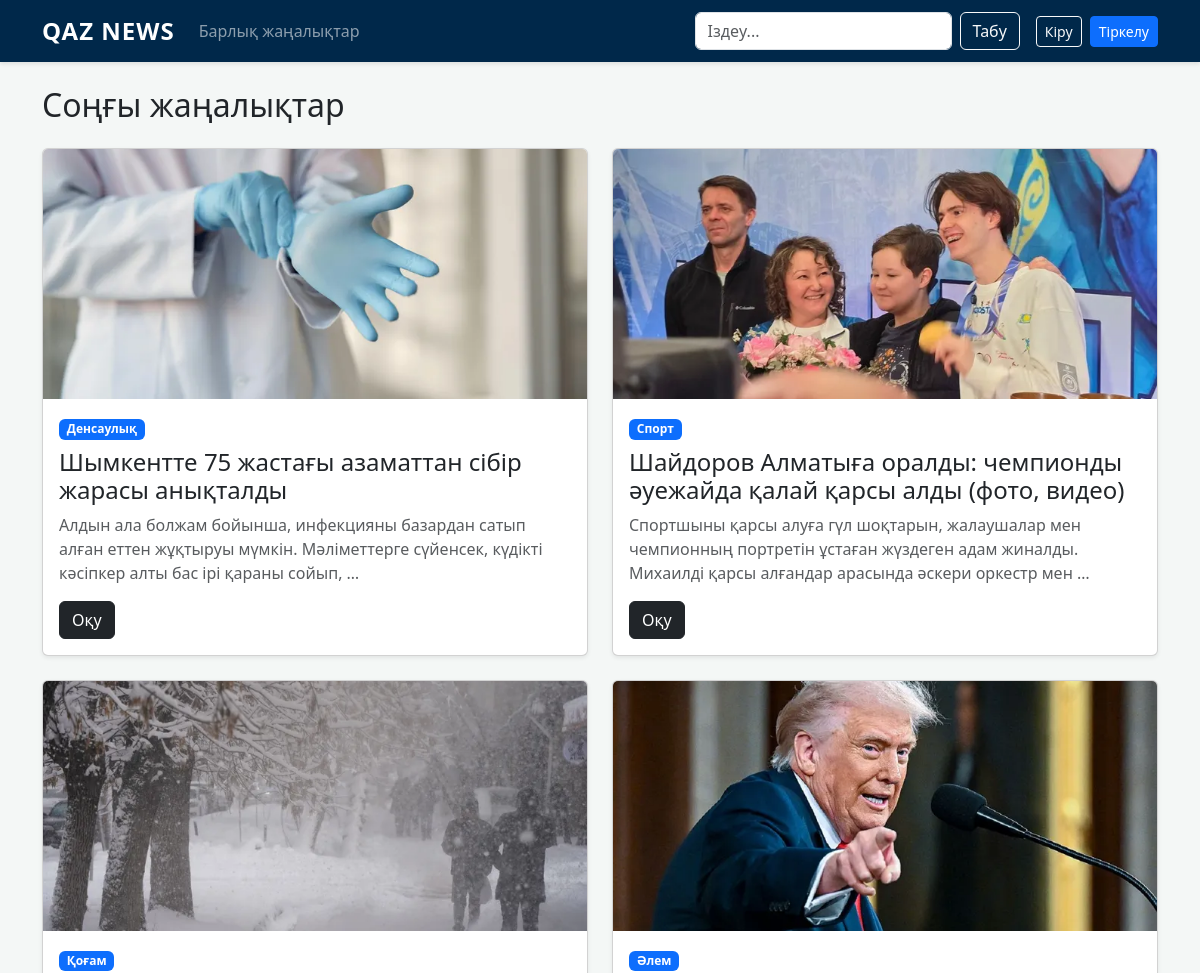
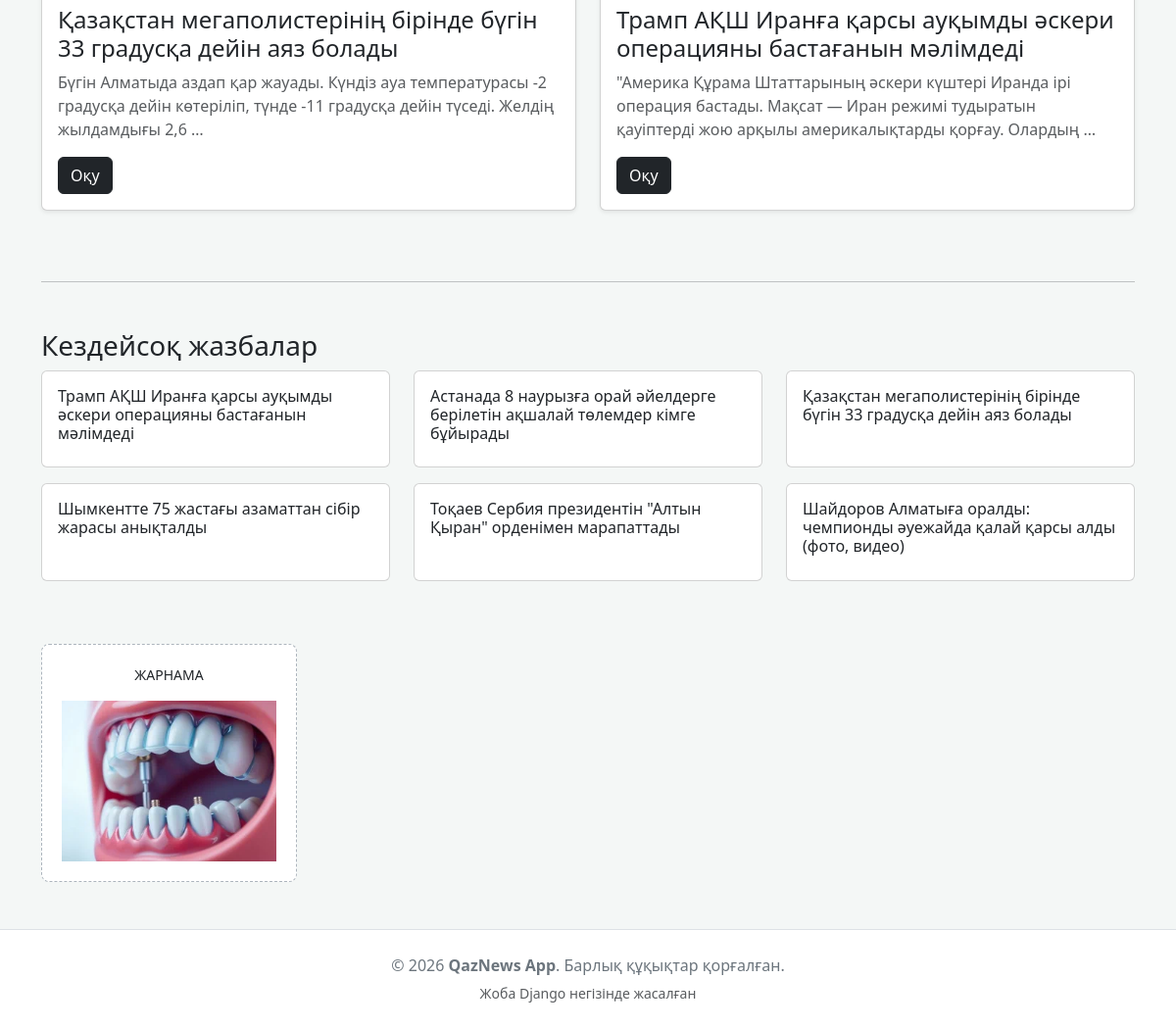
The page / on the database its author committed (2 pictures, top to bottom).
### core_app/models.py (models this page shows, shortened)
class Post(models.Model):
    title = models.CharField("Тақырыбы", max_length=200)
    content = models.TextField("Мәтіні")
    category = models.ForeignKey(Category, on_delete=models.CASCADE, related_name='posts')
    image = models.ImageField("Сурет", upload_to='news_images/')
    created_at = models.DateTimeField(auto_now_add=True)

class Category(models.Model):
    name = models.CharField("Санат атауы", max_length=100)

class Ad(models.Model):
    title = models.CharField("Жарнама атауы", max_length=100)
    image = models.ImageField("Жарнама суреті", upload_to='ads/')
    link = models.URLField("Сілтеме", blank=True)

### core_app/views.py (the view)
# urls.py: path('', views.index, name='home'),
def index(request):
    latest_posts = Post.objects.all().order_by('-created_at')[:4]
    all_posts = list(Post.objects.all())
    random_posts = random.sample(all_posts, min(len(all_posts), 6))
    ads = Ad.objects.all().order_by('-id')[:4]
    return render(request, 'index.html', {
        'latest_posts': latest_posts,
        'random_posts': random_posts,
        'ads': ads
    })

### core_app/templates/index.html (shortened to what this page needs)
{% extends 'base.html' %}
{% block content %}
    <h2 class="mb-4">Соңғы жаңалықтар</h2>
    <div class="row">
        {% for post in latest_posts %}
        <div class="col-md-6 mb-4">
            <div class="card h-100 shadow-sm">
                <img src="{{ post.image.url }}" class="card-img-top" style="height: 250px; object-fit: cover;">
                <div class="card-body">
                    <span class="badge bg-primary mb-2">{{ post.category.name }}</span>
                    <h4 class="card-title">{{ post.title }}</h4>
                    <p class="card-text text-muted">{{ post.content|truncatewords:20 }}</p>
                    <a href="{% url 'read_news' post.pk %}" class="btn btn-dark">Оқу</a>
                </div>
            </div>
        </div>
        {% endfor %}
    </div>
    <hr class="my-5">
    <h3>Кездейсоқ жазбалар</h3>
    <div class="row">
        {% for post in random_posts %}
        <div class="col-md-4 mb-3">
            <div class="card h-100">
                <div class="card-body">
                    <h6 class="card-title">{{ post.title }}</h6>
                </div>
            </div>
        </div>
        {% endfor %}
    </div>
    <div class="row mt-5">
        {% for ad in ads %}
        <div class="col-md-3">
            <div class="ad-banner">
                <p class="small text-uppercase">Жарнама</p>
                <a href="{{ ad.url }}"><img src="{{ ad.image.url }}" class="img-fluid" alt="ad"></a>
            </div>
        </div>
        {% endfor %}
    </div>
{% endblock %}

### core_app/templates/base.html (shortened to what this page needs)
<!DOCTYPE html>
<html lang="kk">
<head>
    <link href="https://cdn.jsdelivr.net/npm/bootstrap@5.3.0/dist/css/bootstrap.min.css" rel="stylesheet">
</head>
<body>
    <nav class="navbar navbar-expand-lg navbar-dark mb-4 sticky-top">
        <div class="container">
            <a class="navbar-brand fw-bold" href="{% url 'home' %}">QAZ NEWS</a>
            <div class="collapse navbar-collapse" id="navbarNav">
                <ul class="navbar-nav me-auto">
                    <li class="nav-item">
                        <a class="nav-link" href="{% url 'all_news' %}">Барлық жаңалықтар</a>
                    </li>
                </ul>
                <form class="d-flex me-3" action="{% url 'search' %}" method="get">
                    <input class="form-control me-2" type="search" name="q" placeholder="Іздеу..." aria-label="Search">
                    <button class="btn btn-outline-light" type="submit">Табу</button>
                </form>
               <div class="d-flex align-items-center">
                    {% if user.is_authenticated %}
                        <span class="user-name me-3" style="color: #ffca28;">👤 {{ user.username }}</span>
                        {% if user.is_staff %}
                            <a href="/admin" class="btn btn-sm btn-warning me-2 fw-bold">Админ</a>
                        {% endif %}
                        <form action="{% url 'logout' %}" method="post" style="display: inline;">
                            {% csrf_token %}
                            <button type="submit" class="btn btn-sm btn-outline-danger">Шығу</button>
                        </form>
                    {% else %}
                        <a href="{% url 'login' %}" class="btn btn-sm btn-outline-light me-2">Кіру</a>
                        <a href="{% url 'register' %}" class="btn btn-sm btn-primary">Тіркелу</a>
                    {% endif %}
                </div>
            </div>
        </div>
    </nav>
    <div class="container" style="min-height: 80vh;">
        {% block content %}
        {% endblock %}
    </div>
    <footer class="footer text-center py-4 mt-5 border-top">
        <div class="container">
            <p class="mb-1">&copy; 2026 <strong>QazNews App</strong>. Барлық құқықтар қорғалған.</p>
            <small class="text-muted">Жоба Django негізінде жасалған</small>
        </div>
    </footer>
</body>
</html>

### core_app/templates/base.html (style rules this page uses)
body { background-color: #f4f7f6; font-family: 'Segoe UI', Tahoma, Geneva, Verdana, sans-serif; }
.navbar { background-color: #00284a; box-shadow: 0 2px 4px rgba(0,0,0,0.1); }
.navbar-brand { font-size: 1.5rem; letter-spacing: 1px; }
.ad-banner { background: #ffffff; border: 1px dashed #adb5bd; padding: 20px; text-align: center; border-radius: 8px; }
.footer { background: #ffffff; color: #6c757d; }

### rows shown on the page
Post: image (picture), category.name "Денсаулық", title "Шымкентте 75 жастағы азаматтан сібір жарасы анықталды", content "Алдын ала болжам бойынша, инфекцияны базардан сатып алған еттен жұқтыруы мүмкін. Мәліметтерге сүйенсек, күдікті кәсіпкер алты бас ірі қараны сойып, …"
Post: image (picture), category.name "Спорт", title "Шайдоров Алматыға оралды: чемпионды әуежайда қалай қарсы алды (фото, видео)", content "Спортшыны қарсы алуға гүл шоқтарын, жалаушалар мен чемпионның портретін ұстаған жүздеген адам жиналды. Михаилді қарсы алғандар арасында әскери оркестр мен …"
Post: image (picture), category.name "Қоғам", title "Қазақстан мегаполистерінің бірінде бүгін 33 градусқа дейін аяз болады", content "Бүгін Алматыда аздап қар жауады. Күндіз ауа температурасы -2 градусқа дейін көтеріліп, түнде -11 градусқа дейін түседі. Желдің жылдамдығы 2,6 …"
Post: image (picture), category.name "Әлем", title "Трамп АҚШ Иранға қарсы ауқымды әскери операцияны бастағанын мәлімдеді", content "\"Америка Құрама Штаттарының әскери күштері Иранда ірі операция бастады. Мақсат — Иран режимі тудыратын қауіптерді жою арқылы америкалықтарды қорғау. Олардың …"
Post: title "Астанада 8 наурызға орай әйелдерге берілетін ақшалай төлемдер кімге бұйырады"
Post: title "Тоқаев Сербия президентін \"Алтын Қыран\" орденімен марапаттады"
Ad: image (picture)
